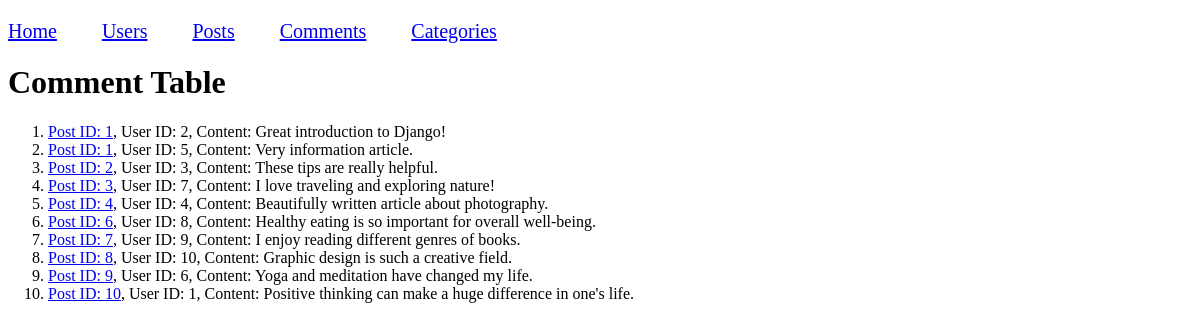
Page /comments/ on the committed database.
### blog/models.py (models this page shows, shortened)
class Comment(models.Model):
    ID = models.IntegerField(primary_key=True)
    post_id = models.ForeignKey(Post, on_delete=models.CASCADE)
    user_id = models.ForeignKey(Usern, on_delete=models.CASCADE)
    content = models.CharField(max_length=255)
    date_posted = models.DateField(null=True)

### blog/views.py (the view)
# urls.py: path('comments/', views.comments, name='comments'),
def comments(request):
    mycomment = Comment.objects.all().values()
    template = loader.get_template('comments.html')
    context = {
        'mycomment': mycomment,
    }
    return HttpResponse(template.render(context, request))

### blog/templates/comments.html (shortened to what this page needs)
{% extends "index.html" %}
{% block content %}
    <p style="word-spacing: 40px; font-size:20px;"><a href="/">Home</a>  <a href="/users/">Users</a>  <a href="/blogs">Posts</a>  <a href="#">Comments</a>  <a href="/categories/">Categories</a></p>
  <h1>Comment Table</h1>
    <ol>
    {% for x in mycomment %}
        <li><a href="/blogs/details/{{ x.ID }}">Post ID: {{ x.post_id_id }}</a>, User ID: {{ x.user_id_id }}, Content: {{ x.content }}</li>
    {% endfor %}
  </ol>
{% endblock %}

### rows in the picture
Comment: post_id_id "1", user_id_id "2", content "Great introduction to Django!"
Comment: post_id_id "1", user_id_id "5", content "Very information article."
Comment: post_id_id "2", user_id_id "3", content "These tips are really helpful."
Comment: post_id_id "3", user_id_id "7", content "I love traveling and exploring nature!"
Comment: post_id_id "4", user_id_id "4", content "Beautifully written article about photography."
Comment: post_id_id "6", user_id_id "8", content "Healthy eating is so important for overall well-being."
Comment: post_id_id "7", user_id_id "9", content "I enjoy reading different genres of books."
Comment: post_id_id "8", user_id_id "10", content "Graphic design is such a creative field."
Comment: post_id_id "9", user_id_id "6", content "Yoga and meditation have changed my life."
Comment: post_id_id "10", user_id_id "1", content "Positive thinking can make a huge difference in one's life."
